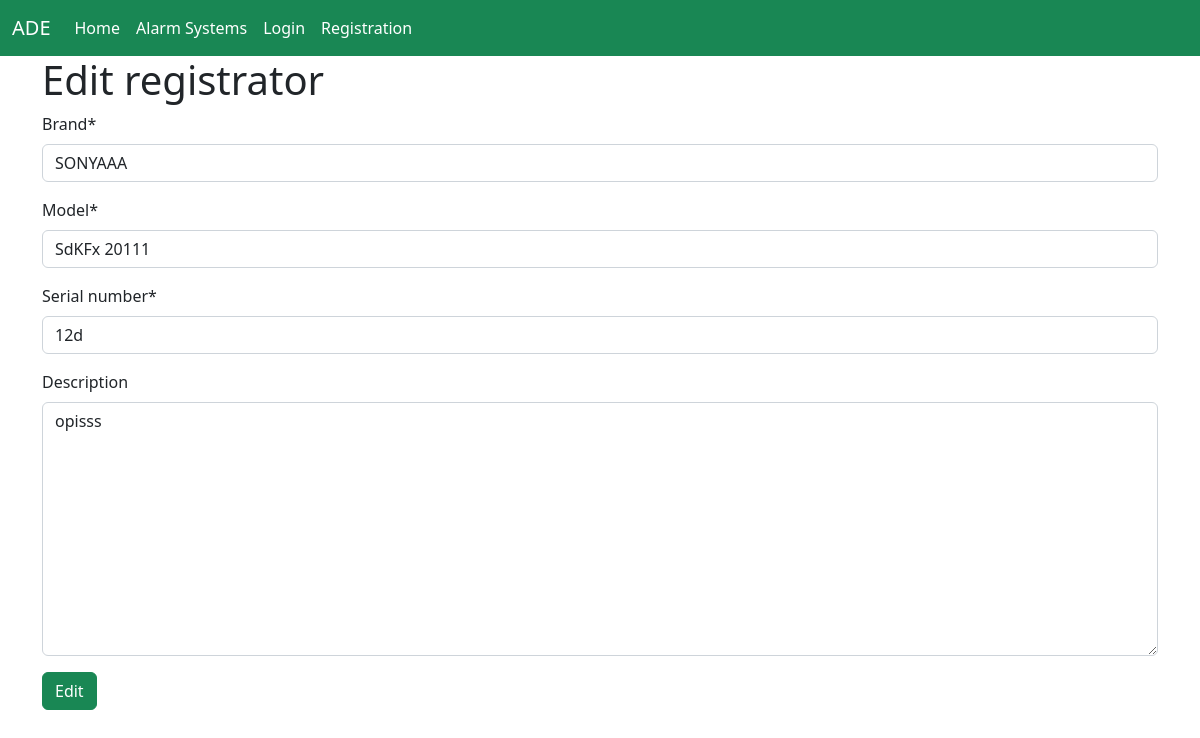
Page /main_view/edit_registrator/18 on the committed database.
### alarm_systems/models.py (models this page shows)
class Registrator(models.Model):
    brand = models.CharField(max_length=100)
    model = models.CharField(max_length=100)
    serial_number = models.CharField(max_length=100, unique=True)
    description = models.TextField(blank=True, null=True)
    system_types = models.ForeignKey('System', on_delete=models.CASCADE)

### alarm_systems/views.py (the view, shortened to what this page needs)
# urls.py: path('main_view/edit_registrator/<int:pk>', RegistratorEditView.as_view(),
class RegistratorEditView(UpdateView):
    model = Registrator
    fields = ['brand', 'model', 'serial_number', 'description']
    template_name = 'home/system_details/registrator_update_form.html'

### alarm_systems/templates/home/system_details/registrator_update_form.html (shortened to what this page needs)
{% extends 'base.html' %}
{% load crispy_forms_tags %}
{% block container %}
        <h1>Edit registrator</h1>
    <form action="" method="post">
        {{ form|crispy }}
        <button type="submit" class="btn btn-success">
            Edit
        </button>
    </form>
{% endblock %}

### rows in the picture
Registrator: brand "SONYAAA", model "SdKFx 20111", serial_number "12d", description "opisss"
